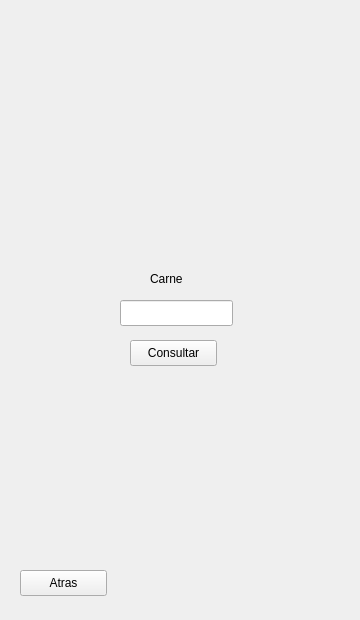
<?xml version="1.0" encoding="UTF-8"?>
<ui version="4.0">
 <class>patientInsuranceMenu</class>
 <widget class="QWidget" name="patientInsuranceMenu">
  <property name="geometry">
   <rect>
    <x>0</x>
    <y>0</y>
    <width>360</width>
    <height>620</height>
   </rect>
  </property>
  <property name="windowTitle">
   <string>Form</string>
  </property>
  <property name="autoFillBackground">
   <bool>true</bool>
  </property>
  <widget class="QPushButton" name="backButton">
   <property name="geometry">
    <rect>
     <x>20</x>
     <y>570</y>
     <width>87</width>
     <height>26</height>
    </rect>
   </property>
   <property name="text">
    <string>Atras</string>
   </property>
  </widget>
  <widget class="QPushButton" name="consultButton">
   <property name="geometry">
    <rect>
     <x>130</x>
     <y>340</y>
     <width>87</width>
     <height>26</height>
    </rect>
   </property>
   <property name="text">
    <string>Consultar</string>
   </property>
  </widget>
  <widget class="QLineEdit" name="idLine">
   <property name="geometry">
    <rect>
     <x>120</x>
     <y>300</y>
     <width>113</width>
     <height>26</height>
    </rect>
   </property>
  </widget>
  <widget class="QLabel" name="idLabel">
   <property name="geometry">
    <rect>
     <x>150</x>
     <y>270</y>
     <width>66</width>
     <height>18</height>
    </rect>
   </property>
   <property name="text">
    <string>Carne</string>
   </property>
  </widget>
 </widget>
 <resources/>
 <connections/>
</ui>
